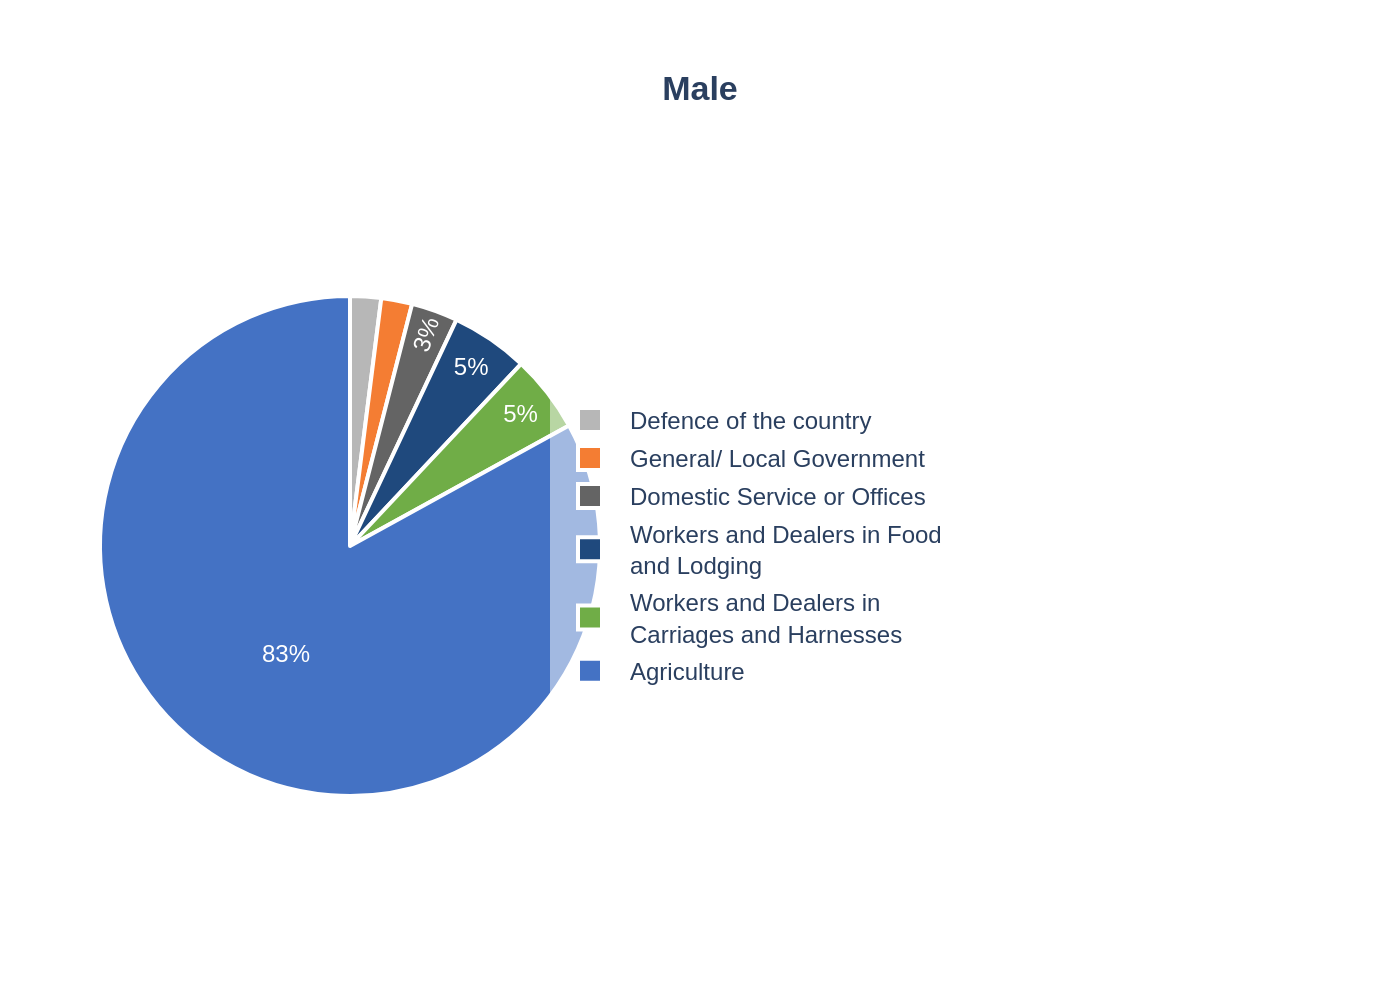

Here is the Python script that generated this plot:
import sys
import json
import plotly.graph_objects as go
import os

# Check for command-line argument
if len(sys.argv) != 2:
    print("Usage: python generate_chart.py <json_file_path>")
    sys.exit(1)

json_path = sys.argv[1]

# Ensure the JSON file exists
if not os.path.exists(json_path):
    print(f"Error: JSON file not found at '{json_path}'")
    sys.exit(1)

# Read data from the JSON file
try:
    with open(json_path, 'r', encoding='utf-8') as f:
        chart_info = json.load(f)
except json.JSONDecodeError:
    print(f"Error: Invalid JSON format in '{json_path}'")
    sys.exit(1)

# Extract data for the chart
chart_data = chart_info.get('chart_data', [])
texts = chart_info.get('texts', {})
colors = chart_info.get('colors', [])

# Prepare data for Plotly
labels = [item['category'] for item in chart_data]
values = [item['value'] for item in chart_data]

# Create the pie chart trace
pie_trace = go.Pie(
    labels=labels,
    values=values,
    marker=dict(
        colors=colors,
        line=dict(color='white', width=2)
    ),
    textinfo='value',
    texttemplate='%{value}%',
    hoverinfo='label+percent',
    sort=False,  # Preserve the original order from JSON
    direction='clockwise',
    textfont=dict(size=12, family="Arial", color='white')
)

# Construct title
title_text = ""
if texts.get('title'):
    title_text += f"<b>{texts['title']}</b>"
if texts.get('subtitle'):
    title_text += f"<br>{texts['subtitle']}"

# Configure the layout
layout = go.Layout(
    title=dict(
        text=title_text,
        x=0.5,
        xanchor='center'
    ),
    font=dict(family="Arial", size=12),
    showlegend=True,
    legend=dict(
        x=0.9,
        y=0.5,
        xanchor='left',
        yanchor='middle',
        bgcolor='rgba(255, 255, 255, 0.5)'
    ),
    margin=dict(l=50, r=400, t=100, b=50), # Increased right margin for legend
    paper_bgcolor='white',
    plot_bgcolor='white'
)

# Create the figure
fig = go.Figure(data=[pie_trace], layout=layout)

# Generate the output filename from the input JSON path
base_filename = os.path.splitext(os.path.basename(json_path))[0]
output_filename = f"{base_filename}.png"

# Save the figure as a PNG image
try:
    fig.write_image(output_filename, scale=2)
    print(f"Chart saved as {output_filename}")
except Exception as e:
    print(f"Error saving image: {e}")
    sys.exit(1)
